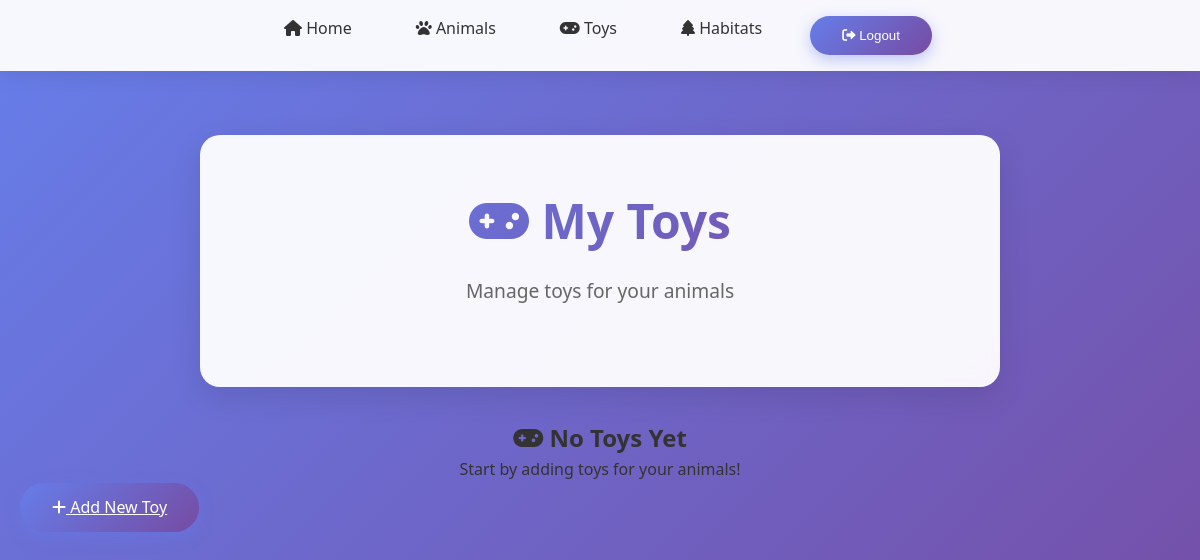
Page /toys/ (signed in) on the earlier database version.
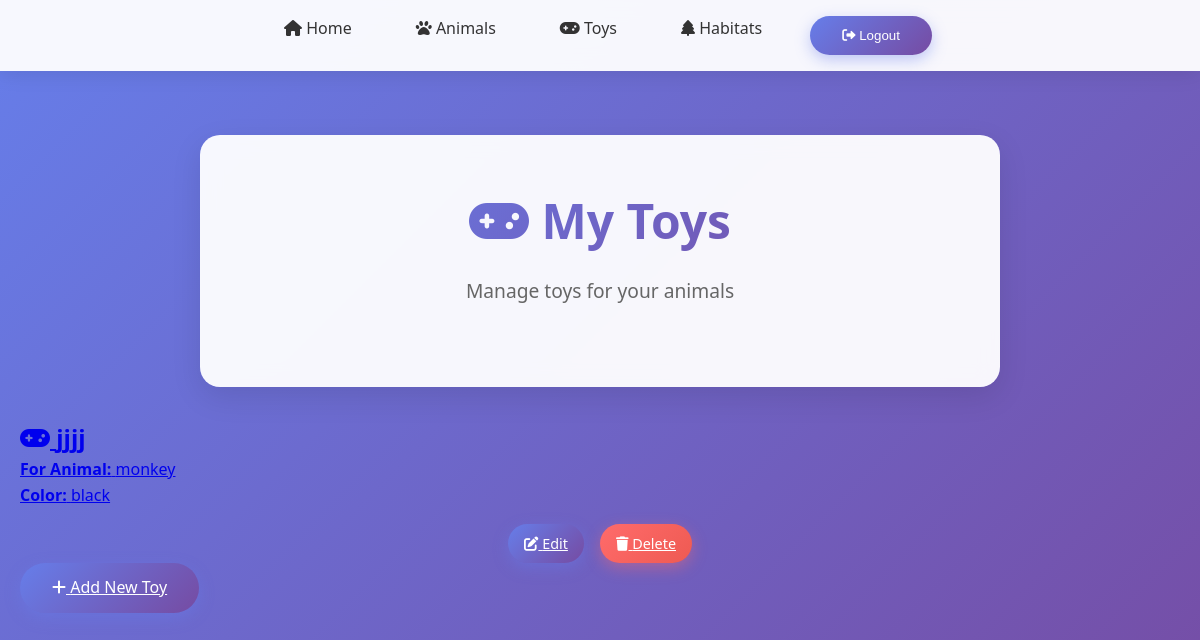
Same page on the later database version.
### my_app/models.py (models this page shows, shortened)
class Toy(models.Model):
    animal = models.ForeignKey(Animal, on_delete=models.CASCADE)
    name = models.CharField(max_length=100)
    color = models.CharField(max_length=50)

class Animal(models.Model):
    name = models.CharField(max_length=100)
    description = models.TextField()
    owner = models.ForeignKey(User, on_delete=models.CASCADE)

### my_app/views.py (the view)
# urls.py: path('toys/', views.toy_index, name='toy_index'),
@login_required
def toy_index(request):
    toys = Toy.objects.filter(animal__owner=request.user)
    return render(request, "my_app/toy_index.html", {"toys": toys})

### my_app/templates/my_app/toy_index.html (shortened to what this page needs)
{% extends 'my_app/base.html' %}
{% block content %}
<div class="welcome-section">
  <h1><i class="fas fa-gamepad"></i> My Toys</h1>
  <p>Manage toys for your animals</p>
</div>
<section class="card-container">
  {% if toys %}
    {% for toy in toys %}
      <div class="card">
        <a href="{% url 'toy_detail' toy.pk %}">
          <div class="card-content">
            <h2 class="card-title"><i class="fas fa-gamepad"></i> {{ toy.name }}</h2>
            <p><strong>For Animal:</strong> {{ toy.animal.name }}</p>
            <p><strong>Color:</strong> {{ toy.color }}</p>
          </div>
        </a>
        <div class="btn-group" style="margin-top: 1rem; justify-content: center;">
          <a href="{% url 'toy_update' toy.pk %}" class="btn" style="padding: 0.5rem 1rem; font-size: 0.9rem;">
            <i class="fas fa-edit"></i> Edit
          </a>
          <a href="{% url 'toy_delete' toy.pk %}" class="btn btn-danger" style="padding: 0.5rem 1rem; font-size: 0.9rem;">
            <i class="fas fa-trash"></i> Delete
          </a>
        </div>
      </div>
    {% endfor %}
  {% else %}
    <div class="card" style="text-align: center; grid-column: 1 / -1;">
      <h2><i class="fas fa-gamepad"></i> No Toys Yet</h2>
      <p>Start by adding toys for your animals!</p>
    </div>
  {% endif %}
</section>
<div class="create-animal-btn">
  <a href="{% url 'toy_create' %}" class="btn">
    <i class="fas fa-plus"></i> Add New Toy
  </a>
</div>
{% endblock %}

Differences in the rows shown:
added Toy: name "jjjj", animal.name "monkey", color "black"
Other differences:
text no longer shown: "No Toys Yet Start by adding toys for your animals!"
